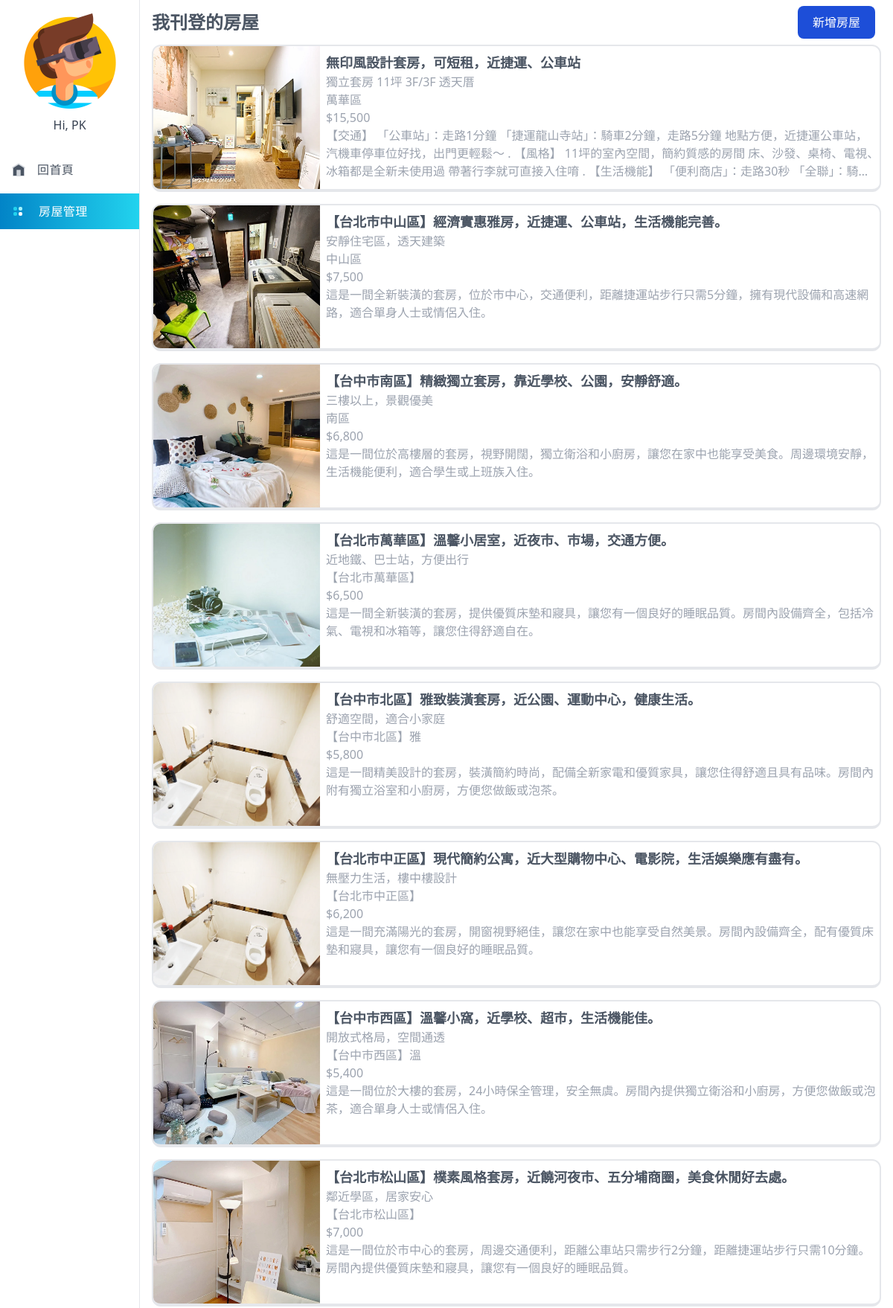
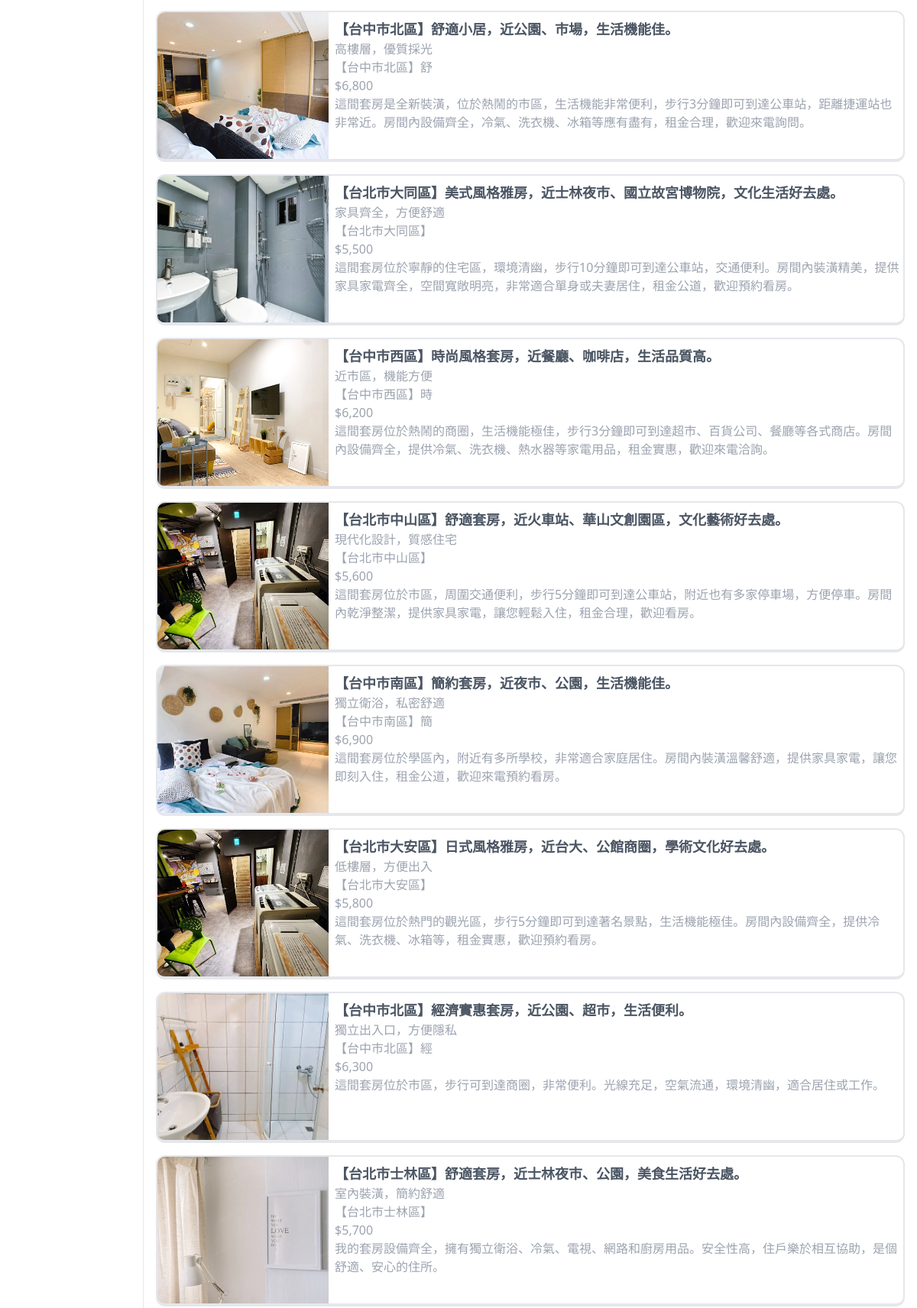
Screenshot of /public/house-manage.php (signed in, upper part) with the database file from the repository (2 pictures, top to bottom).
### tables this page shows
CREATE TABLE `house` (
  `id` int(11) NOT NULL,
  `landlord` int(11) NOT NULL,
  `title` varchar(100) NOT NULL,
  `subtitle` varchar(50) NOT NULL,
  `city` varchar(10) NOT NULL,
  `region` varchar(10) NOT NULL,
  `rent` int(10) NOT NULL,
  `vr_url` varchar(300) DEFAULT NULL,
  `description` text NOT NULL,
  `images` longtext NOT NULL CHECK (json_valid(`images`)),
  `enable` tinyint(4) NOT NULL,
  `created_at` datetime NOT NULL DEFAULT current_timestamp()
);

### app/house-manage.php (called while the page is built, shortened)
<?php
require('db.php');
$sql = 'SELECT *
        FROM house
        WHERE `landlord` = :landlord AND `enable` = 1';
$sth = $conn->prepare($sql, array(PDO::ATTR_CURSOR => PDO::CURSOR_FWDONLY));
$sth->execute(array('landlord' => $_SESSION['user_id']));
$houses = $sth->fetchAll();
if (count($houses) > 0) {
    foreach ($houses as $houseIndex => $house) {
        $houses[$houseIndex]['images'] = json_decode($house['images'], true);
    }
}

### public/house-manage.php (the view, shortened to what this page needs)
<?php
require APP_PATH.'house-manage.php';
?>
<head>
  <link href="./static/css/output.css" rel="stylesheet">
</head>
<body>
  <div class="min-h-screen flex">
    <?php require PARTIAL_PATH . 'sidebar.php'; ?>
    <div class="w-full px-4 h-screen overflow-y-scroll">
      <div class="w-full flex justify-between items-center">
        <span class="text-gray-600 font-bold text-2xl">我刊登的房屋</span>
        <a href="./create-house.php"><button type="button"
          class="mt-2 first-line:text-white bg-blue-700 hover:bg-blue-800 focus:ring-4 focus:ring-blue-300 font-medium rounded-lg text-base px-5 py-2.5 mr-2 mb-2 dark:bg-blue-600 dark:hover:bg-blue-700 focus:outline-none dark:focus:ring-blue-800">新增房屋</button>
        </a>
      </div>
      <div class="flex flex-col gap-4 h-min-screen mb-4">
        <?php if (count($houses) > 0): ?>
        <?php foreach ($houses as $house): ?>
        <a href="edit-house.php?id=<?= $house['id'] ?>" class="w-full border-2 border-b-4 border-gray-200 rounded-xl hover:bg-gray-50 overflow-hidden">
          <div class="flex flex-row">
            <div class="flex-none w-56 h-48">
              <img src="<?= $house['images'][0] ?>" class="w-full h-full object-cover" />
            </div>
            <div class="ml-2 mt-2">
              <p class="text-gray-600 font-bold text-lg"><?= $house['title'] ?></p>
              <p class="text-gray-400"><?= $house['subtitle'] ?></p>
              <p class="text-gray-400"><?= $house['region'] ?></p>
              <p class="text-gray-400"><?= '$'.number_format($house['rent']) ?></p>
              <p class="text-gray-400"
                style="display: -webkit-box; -webkit-line-clamp: 3; -webkit-box-orient: vertical; overflow: hidden;"><?= $house['description'] ?></p>
            </div>
          </div>
        </a>
        <?php endforeach; ?>
        <?php else: ?>
          <span class="text-gray-600">你還沒有刊登任何房屋。點擊「<a href="./create-house.php" class="text-blue-500 hover:text-blue-700">新增房屋</a>」立即刊登！</span>
        <?php endif; ?>
      </div>
    </div>
  </div>
</body>

### partial/sidebar.php (shortened to what this page needs)
<div class="sidebar min-h-screen w-56 overflow-hidden border-r bg-white">
  <div class="flex h-screen flex-col justify-between pt-2 pb-6">
    <div>
      <div class="flex justify-center w-full p-2.5">
        <img src="./static/image/logo.png" class="w-32" alt="">
      </div>
      <div class="w-full h-6 hover:h-12 overflow-hidden text-center">
        <span class="text-gray-700"><?= 'Hi, '.$_SESSION['user_name'] ?></span><br>
      </div>
      <ul class="mt-6 space-y-2 tracking-wide">
        <li class="min-w-max">
          <a href="./index.php" class="group flex items-center space-x-4 rounded-md px-4 py-3 text-gray-600">
            <span class="group-hover:text-gray-700">回首頁</span>
          </a>
        </li>
      <li class="min-w-max">
        <a href="./house-manage.php" aria-label="dashboard"
        class="relative flex items-center space-x-4 bg-gradient-to-r from-sky-600 to-cyan-400 px-4 py-3 text-white">
          <span class="-mr-1 font-medium">房屋管理</span>
        </a>
      </li>
      </ul>
    </div>
  </div>
</div>

### rows the page displays
house: shows a picture, title "無印風設計套房，可短租，近捷運、公車站", subtitle "獨立套房 11坪 3F/3F 透天厝", region "萬華區", rent "15,500", description "【交通】 「公車站」：走路1分鐘 「捷運龍山寺站」：騎車2分鐘，走路5分鐘 地點方便，近捷運公車站， 汽機車停車位好找，出門更輕鬆～ . 【風格】 11坪的室內空間，簡約質感的房間 床、沙發、桌椅、電視、冰箱都是全新未使用過 帶著行李就可直接入住唷 . 【生活機能】…"
house: title "【台北市中山區】經濟實惠雅房，近捷運、公車站，生活機能完善。", subtitle "安靜住宅區，透天建築", region "中山區", rent "7,500", description "這是一間全新裝潢的套房，位於市中心，交通便利，距離捷運站步行只需5分鐘，擁有現代設備和高速網路，適合單身人士或情侶入住。"
house: title "【台中市南區】精緻獨立套房，靠近學校、公園，安靜舒適。", subtitle "三樓以上，景觀優美", region "南區", rent "6,800", description "這是一間位於高樓層的套房，視野開闊，獨立衛浴和小廚房，讓您在家中也能享受美食。周邊環境安靜，生活機能便利，適合學生或上班族入住。"
house: shows a picture, title "【台北市萬華區】溫馨小居室，近夜市、市場，交通方便。", subtitle "近地鐵、巴士站，方便出行", region "【台北市萬華區】", rent "6,500", description "這是一間全新裝潢的套房，提供優質床墊和寢具，讓您有一個良好的睡眠品質。房間內設備齊全，包括冷氣、電視和冰箱等，讓您住得舒適自在。"
house: title "【台中市北區】雅致裝潢套房，近公園、運動中心，健康生活。", subtitle "舒適空間，適合小家庭", region "【台中市北區】雅", rent "5,800", description "這是一間精美設計的套房，裝潢簡約時尚，配備全新家電和優質家具，讓您住得舒適且具有品味。房間內附有獨立浴室和小廚房，方便您做飯或泡茶。"
house: title "【台北市中正區】現代簡約公寓，近大型購物中心、電影院，生活娛樂應有盡有。", subtitle "無壓力生活，樓中樓設計", region "【台北市中正區】", rent "6,200", description "這是一間充滿陽光的套房，開窗視野絕佳，讓您在家中也能享受自然美景。房間內設備齊全，配有優質床墊和寢具，讓您有一個良好的睡眠品質。"
house: shows a picture, title "【台中市西區】溫馨小窩，近學校、超市，生活機能佳。", subtitle "開放式格局，空間通透", region "【台中市西區】溫", rent "5,400", description "這是一間位於大樓的套房，24小時保全管理，安全無虞。房間內提供獨立衛浴和小廚房，方便您做飯或泡茶，適合單身人士或情侶入住。"
house: shows a picture, title "【台北市松山區】樸素風格套房，近饒河夜市、五分埔商圈，美食休閒好去處。", subtitle "鄰近學區，居家安心", region "【台北市松山區】", rent "7,000", description "這是一間位於市中心的套房，周邊交通便利，距離公車站只需步行2分鐘，距離捷運站步行只需10分鐘。房間內提供優質床墊和寢具，讓您有一個良好的睡眠品質。"
house: shows a picture, title "【台中市北區】舒適小居，近公園、市場，生活機能佳。", subtitle "高樓層，優質採光", region "【台中市北區】舒", rent "6,800", description "這間套房是全新裝潢，位於熱鬧的市區，生活機能非常便利，步行3分鐘即可到達公車站，距離捷運站也非常近。房間內設備齊全，冷氣、洗衣機、冰箱等應有盡有，租金合理，歡迎來電詢問。"
house: shows a picture, title "【台北市大同區】美式風格雅房，近士林夜市、國立故宮博物院，文化生活好去處。", subtitle "家具齊全，方便舒適", region "【台北市大同區】", rent "5,500", description "這間套房位於寧靜的住宅區，環境清幽，步行10分鐘即可到達公車站，交通便利。房間內裝潢精美，提供家具家電齊全，空間寬敞明亮，非常適合單身或夫妻居住，租金公道，歡迎預約看房。"
house: shows a picture, title "【台中市西區】時尚風格套房，近餐廳、咖啡店，生活品質高。", subtitle "近市區，機能方便", region "【台中市西區】時", rent "6,200", description "這間套房位於熱鬧的商圈，生活機能極佳，步行3分鐘即可到達超市、百貨公司、餐廳等各式商店。房間內設備齊全，提供冷氣、洗衣機、熱水器等家電用品，租金實惠，歡迎來電洽詢。"
house: title "【台北市中山區】舒適套房，近火車站、華山文創園區，文化藝術好去處。", subtitle "現代化設計，質感住宅", region "【台北市中山區】", rent "5,600", description "這間套房位於市區，周圍交通便利，步行5分鐘即可到達公車站，附近也有多家停車場，方便停車。房間內乾淨整潔，提供家具家電，讓您輕鬆入住，租金合理，歡迎看房。"
house: title "【台中市南區】簡約套房，近夜市、公園，生活機能佳。", subtitle "獨立衛浴，私密舒適", region "【台中市南區】簡", rent "6,900", description "這間套房位於學區內，附近有多所學校，非常適合家庭居住。房間內裝潢溫馨舒適，提供家具家電，讓您即刻入住，租金公道，歡迎來電預約看房。"
house: title "【台北市大安區】日式風格雅房，近台大、公館商圈，學術文化好去處。", subtitle "低樓層，方便出入", region "【台北市大安區】", rent "5,800", description "這間套房位於熱門的觀光區，步行5分鐘即可到達著名景點，生活機能極佳。房間內設備齊全，提供冷氣、洗衣機、冰箱等，租金實惠，歡迎預約看房。"
house: shows a picture, title "【台中市北區】經濟實惠套房，近公園、超市，生活便利。", subtitle "獨立出入口，方便隱私", region "【台中市北區】經", rent "6,300", description "這間套房位於市區，步行可到達商圈，非常便利。光線充足，空氣流通，環境清幽，適合居住或工作。"
house: shows a picture, title "【台北市士林區】舒適套房，近士林夜市、公園，美食生活好去處。", subtitle "室內裝潢，簡約舒適", region "【台北市士林區】", rent "5,700", description "我的套房設備齊全，擁有獨立衛浴、冷氣、電視、網路和廚房用品。安全性高，住戶樂於相互協助，是個舒適、安心的住所。"

### other values shown
$_SESSION['user_name'] "PK"
